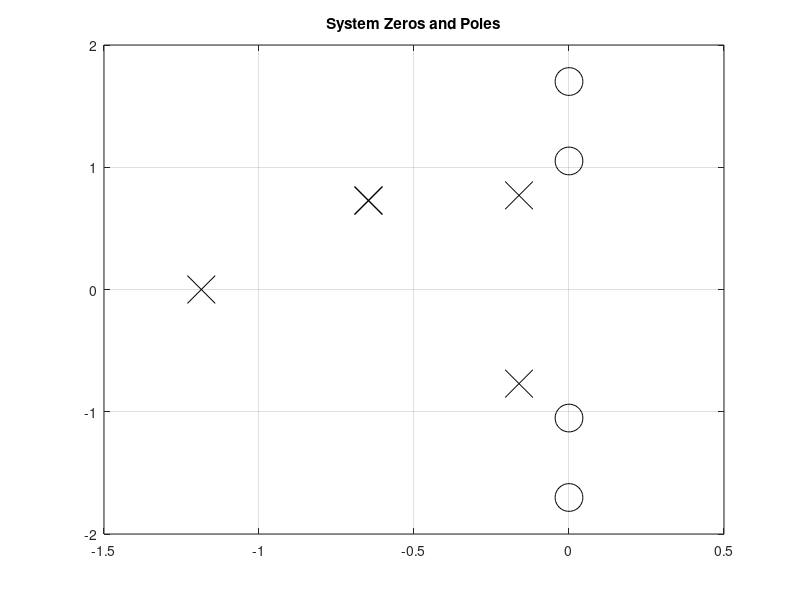

Write MATLAB code to recreate this figure.
clear;
clc;
plot(-1.1861, 0 , 'kx','MarkerSize', 20);
hold on;
plot(-0.6469, 0.7277 , 'kx','MarkerSize', 20);
hold on;
plot(-0.6469, 0.7277 , 'kx','MarkerSize', 20);
hold on;
plot(-0.1613, 0.7701 , 'kx','MarkerSize', 20);
hold on;
plot(-0.1613, -0.7701 , 'kx','MarkerSize', 20);
hold on;
plot(0, 1.0515 , 'ko','MarkerSize', 20);
hold on;
plot(0, -1.0515 , 'ko','MarkerSize', 20);
hold on;
plot(0, 1.7013 , 'ko','MarkerSize', 20);
hold on;
plot(0, -1.7013 , 'ko','MarkerSize', 20);
grid on;
title('System Zeros and Poles');
axis([-1.5 0.5 -2 2]);